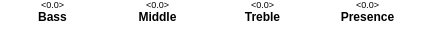
   <widget class="QWidget" name="valPage11">
    <property name="styleSheet">
     <string notr="true">background-color: transparent;</string>
    </property>
    <widget class="QLabel" name="val01Title">
     <property name="geometry">
      <rect>
       <x>5</x>
       <y>9</y>
       <width>95</width>
       <height>15</height>
      </rect>
     </property>
     <property name="font">
      <font>
       <weight>75</weight>
       <bold>true</bold>
      </font>
     </property>
     <property name="styleSheet">
      <string notr="true"/>
     </property>
     <property name="frameShape">
      <enum>QFrame::NoFrame</enum>
     </property>
     <property name="text">
      <string>Bass</string>
     </property>
     <property name="alignment">
      <set>Qt::AlignCenter</set>
     </property>
     <property name="margin">
      <number>0</number>
     </property>
    </widget>
    <widget class="QLabel" name="val02Title">
     <property name="geometry">
      <rect>
       <x>110</x>
       <y>9</y>
       <width>95</width>
       <height>15</height>
      </rect>
     </property>
     <property name="font">
      <font>
       <weight>75</weight>
       <bold>true</bold>
      </font>
     </property>
     <property name="styleSheet">
      <string notr="true"/>
     </property>
     <property name="text">
      <string>Middle</string>
     </property>
     <property name="alignment">
      <set>Qt::AlignCenter</set>
     </property>
    </widget>
    <widget class="QLabel" name="val03Title">
     <property name="geometry">
      <rect>
       <x>215</x>
       <y>9</y>
       <width>95</width>
       <height>15</height>
      </rect>
     </property>
     <property name="font">
      <font>
       <weight>75</weight>
       <bold>true</bold>
      </font>
     </property>
     <property name="styleSheet">
      <string notr="true"/>
     </property>
     <property name="text">
      <string>Treble</string>
     </property>
     <property name="alignment">
      <set>Qt::AlignCenter</set>
     </property>
    </widget>
    <widget class="QLabel" name="val04Title">
     <property name="geometry">
      <rect>
       <x>320</x>
       <y>9</y>
       <width>95</width>
       <height>15</height>
      </rect>
     </property>
     <property name="font">
      <font>
       <weight>75</weight>
       <bold>true</bold>
      </font>
     </property>
     <property name="styleSheet">
      <string notr="true"/>
     </property>
     <property name="text">
      <string>Presence</string>
     </property>
     <property name="alignment">
      <set>Qt::AlignCenter</set>
     </property>
    </widget>
    <widget class="QLabel" name="val01">
     <property name="geometry">
      <rect>
       <x>5</x>
       <y>-3</y>
       <width>95</width>
       <height>15</height>
      </rect>
     </property>
     <property name="font">
      <font>
       <pointsize>7</pointsize>
      </font>
     </property>
     <property name="text">
      <string>&lt;0.0&gt;</string>
     </property>
     <property name="alignment">
      <set>Qt::AlignCenter</set>
     </property>
    </widget>
    <widget class="QLabel" name="val02">
     <property name="geometry">
      <rect>
       <x>110</x>
       <y>-3</y>
       <width>95</width>
       <height>15</height>
      </rect>
     </property>
     <property name="font">
      <font>
       <pointsize>7</pointsize>
      </font>
     </property>
     <property name="text">
      <string>&lt;0.0&gt;</string>
     </property>
     <property name="alignment">
      <set>Qt::AlignCenter</set>
     </property>
    </widget>
    <widget class="QLabel" name="val03">
     <property name="geometry">
      <rect>
       <x>215</x>
       <y>-3</y>
       <width>95</width>
       <height>15</height>
      </rect>
     </property>
     <property name="font">
      <font>
       <pointsize>7</pointsize>
      </font>
     </property>
     <property name="text">
      <string>&lt;0.0&gt;</string>
     </property>
     <property name="alignment">
      <set>Qt::AlignCenter</set>
     </property>
    </widget>
    <widget class="QLabel" name="val04">
     <property name="geometry">
      <rect>
       <x>320</x>
       <y>-3</y>
       <width>95</width>
       <height>15</height>
      </rect>
     </property>
     <property name="font">
      <font>
       <pointsize>7</pointsize>
      </font>
     </property>
     <property name="text">
      <string>&lt;0.0&gt;</string>
     </property>
     <property name="alignment">
      <set>Qt::AlignCenter</set>
     </property>
    </widget>
   </widget>
